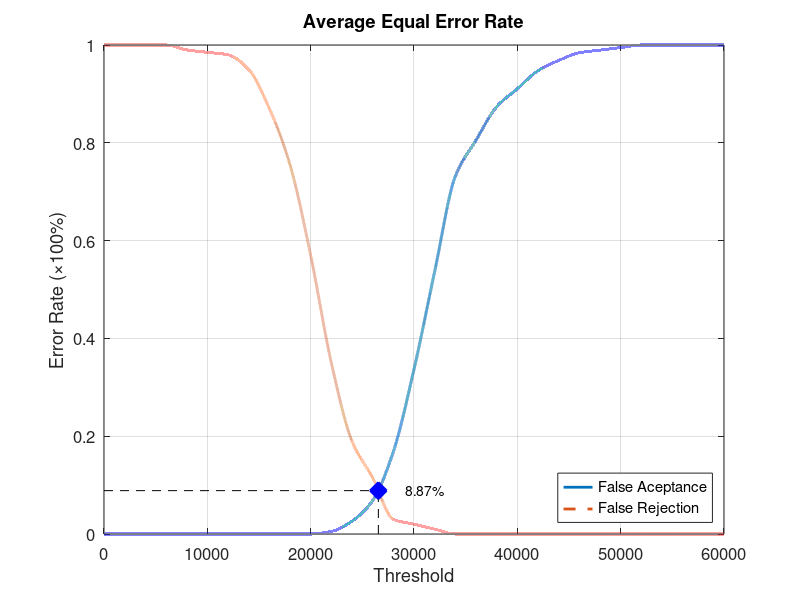
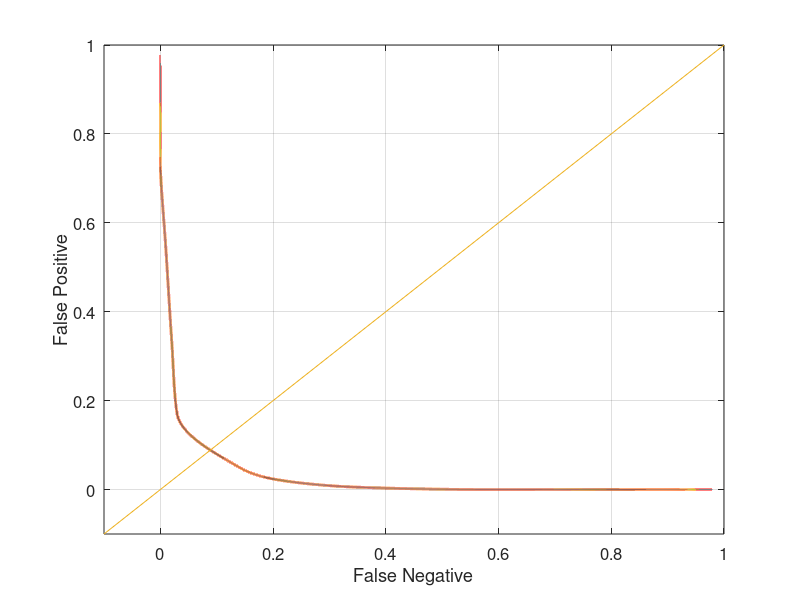

These figures' MATLAB source, in order:
function yEER = Database2_1
close all;
clear;
clc;
x = 0:2000:60000;
xq = 0:0.5:60000;

y0 = [0 0 0 0 0 0 0 0 0 0 0 0.00526316 0.0263158 0.0684211 0.168421 0.336842 0.536842 0.731579 0.805263 0.873684 0.910526 0.947368 0.968421 0.984211 0.989474 0.994737 1 1 1 1 1];
yy0 = interp1(x, y0, xq, 'pchip');
y1 = [1 1 1 1 0.99 0.985 0.98 0.95 0.87 0.755 0.57 0.35 0.19 0.115 0.03 0.02 0.01 0 0 0 0 0 0 0 0 0 0 0 0 0 0];
yy1 = interp1(x, y1, xq, 'pchip');

% Calculating EER: 
y2 = abs(y0 - y1);
find(y2 == min(y2))
yy2 = abs(yy0 - yy1);
xEER = find(yy2 == min(yy2));
xEERIndex = xq(xEER) % X-axis EER
yEER = yy0(xEER) % Y-axis EER

main = figure
plot(xq, yy0,'-','LineWidth', 2);	hold on
plot(xq, yy1,'--','LineWidth', 2);	hold on
plot([xEERIndex xEERIndex], [0 yEER], 'k--');	hold on
plot([0 xEERIndex], [yEER yEER], 'k--');	hold on
plot(xEERIndex, yEER, 'bx', 'LineWidth', 10);	hold on
text(xEERIndex + 10 * xEERIndex / 100, yEER, [num2str(round((10000 * yEER)) / 100) '%'])
legend('False Aceptance', 'False Rejection', 'Location', 'SouthEast')
xlabel('Threshold')
ylabel('Error Rate (\times100%)')
title('Average Equal Error Rate')
set(gca, 'FontSize', 12)
axis([0 60000 0 1])
grid on

print(main, 'Database2_1Main', '-dpng');
FNRxFPR = figure('Color', [1 1 1]);
plot(yy1, yy0, '-', yy1, yy0, 'LineWidth', 2);
hold on
y = -0.1:0.1:1
plot(y, y); 
set(gca, 'FontSize', 12)
xlabel('False Negative')
ylabel('False Positive')
axis([-0.1 1 -0.1 1])
set(gca, 'FontSize', 12)
grid on

print(FNRxFPR, 'Database2_1FNRxFPR','-dpng');
end
